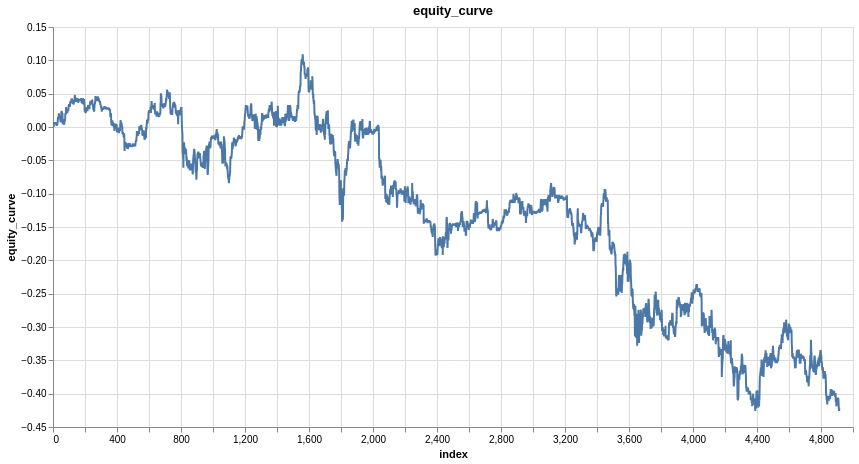

This figure's notebook cell:
### Markdown cell above
---
## 7. Trading Performance Evaluation

### 7.1 Basic Trade Simulation

We convert model predictions into trading signals:
- Positive prediction → Long position (buy)
- Negative prediction → Short position (sell)

**Trade Return:**
$$r_{trade} = \text{sign}(\hat{y}) \times r_{actual}$$

### Code cell
trade_results = pl.DataFrame({
    'y_hat': y_hat.squeeze(),
    'y': y_test.squeeze()
}).with_columns(
    # Check if prediction direction was correct
    (pl.col('y_hat').sign() == pl.col('y').sign()).alias('is_won'),
    # Trading signal (direction)
    pl.col('y_hat').sign().alias('signal'),
).with_columns(
    # Trade return (signal * actual return)
    (pl.col('signal') * pl.col('y')).alias('trade_log_return')
).with_columns(
    # Cumulative equity curve
    pl.col('trade_log_return').cum_sum().alias('equity_curve')
)
trade_results

# Visualize equity curve
plot_column(trade_results, 'equity_curve')

### Figure 1 — Vega specification as saved in the notebook (floating-point values rounded to 4 significant figures; data arrays with more than 128 entries replaced by an {"elided": "..."} marker saying what was removed)
{"$schema": "https://vega.github.io/schema/vega/v6.json", "data": [{"name": "param_1e9efca18e7a2868_store"}, {"name": "source_0", "values": {"elided": "4918 records"}}, {"name": "source_0_x_domain_index", "values": [{"min": 0, "max": 4917}]}, {"name": "source_0_y_domain_equity_curve", "values": [{"min": -0.426, "max": 0.109}]}], "signals": [{"name": "unit", "value": {}, "on": [{"events": "pointermove", "update": "isTuple(group()) ? group() : unit"}]}, {"name": "param_1e9efca18e7a2868", "update": "vlSelectionResolve(\"param_1e9efca18e7a2868_store\", \"union\")"}, {"name": "param_1e9efca18e7a2868_index", "on": [{"events": [{"source": "view", "type": "dblclick"}], "update": "null"}, {"events": {"signal": "param_1e9efca18e7a2868_translate_delta"}, "update": "panLinear(param_1e9efca18e7a2868_translate_anchor.extent_x, -param_1e9efca18e7a2868_translate_delta.x / width)"}, {"events": {"signal": "param_1e9efca18e7a2868_zoom_delta"}, "update": "zoomLinear(domain(\"x\"), param_1e9efca18e7a2868_zoom_anchor.x, param_1e9efca18e7a2868_zoom_delta)"}]}, {"name": "param_1e9efca18e7a2868_equity_curve", "on": [{"events": [{"source": "view", "type": "dblclick"}], "update": "null"}, {"events": {"signal": "param_1e9efca18e7a2868_translate_delta"}, "update": "panLinear(param_1e9efca18e7a2868_translate_anchor.extent_y, param_1e9efca18e7a2868_translate_delta.y / height)"}, {"events": {"signal": "param_1e9efca18e7a2868_zoom_delta"}, "update": "zoomLinear(domain(\"y\"), param_1e9efca18e7a2868_zoom_anchor.y, param_1e9efca18e7a2868_zoom_delta)"}]}, {"name": "param_1e9efca18e7a2868_tuple", "on": [{"events": [{"signal": "param_1e9efca18e7a2868_index || param_1e9efca18e7a2868_equity_curve"}], "update": "param_1e9efca18e7a2868_index && param_1e9efca18e7a2868_equity_curve ? {unit: \"\", fields: param_1e9efca18e7a2868_tuple_fields, values: [param_1e9efca18e7a2868_index,param_1e9efca18e7a2868_equity_curve]} : null"}]}, {"name": "param_1e9efca18e7a2868_tuple_fields", "value": [{"field": "index", "channel": "x", "type": "R"}, {"field": "equity_curve", "channel": "y", "type": "R"}]}, {"name": "param_1e9efca18e7a2868_translate_anchor", "value": {}, "on": [{"events": [{"source": "scope", "type": "pointerdown"}], "update": "{x: x(unit), y: y(unit), extent_x: domain(\"x\"), extent_y: domain(\"y\")}"}]}, {"name": "param_1e9efca18e7a2868_translate_delta", "value": {}, "on": [{"events": [{"source": "window", "between": [{"source": "scope", "type": "pointerdown"}, {"source": "window", "type": "pointerup"}], "type": "pointermove", "consume": true}], "update": "{x: param_1e9efca18e7a2868_translate_anchor.x - x(unit), y: param_1e9efca18e7a2868_translate_anchor.y - y(unit)}"}]}, {"name": "param_1e9efca18e7a2868_zoom_anchor", "on": [{"events": [{"source": "scope", "type": "wheel", "consume": true}], "update": "{x: invert(\"x\", x(unit)), y: invert(\"y\", y(unit))}"}]}, {"name": "param_1e9efca18e7a2868_zoom_delta", "on": [{"events": [{"source": "scope", "type": "wheel", "consume": true}], "update": "pow(1.001, event.deltaY * pow(16, event.deltaMode))", "force": true}]}, {"name": "param_1e9efca18e7a2868_modify", "on": [{"events": {"signal": "param_1e9efca18e7a2868_tuple"}, "update": "modify(\"param_1e9efca18e7a2868_store\", param_1e9efca18e7a2868_tuple, true)"}]}], "marks": [{"type": "line", "name": "marks", "from": {"data": "source_0"}, "sort": {"field": "x"}, "encode": {"update": {"x": {"field": "index", "scale": "x"}, "y": {"field": "equity_curve", "scale": "y"}, "defined": {"signal": "isValid(datum[\"index\"]) && isFinite(+datum[\"index\"]) && isValid(datum[\"equity_curve\"]) && isFinite(+datum[\"equity_curve\"])"}, "tooltip": {"signal": "{\"index\": format(datum[\"index\"], \"\"), \"equity_curve\": format(datum[\"equity_curve\"], \"\")}"}, "stroke": {"value": "#4c78a8"}}}, "style": ["line"], "clip": true, "interactive": true}], "scales": [{"name": "x", "type": "linear", "domain": [{"signal": "(data(\"source_0_x_domain_index\")[0] || {}).min"}, {"signal": "(data(\"source_0_x_domain_index\")[0] || {}).max"}], "range": [0, {"signal": "width"}], "zero": false, "domainRaw": {"signal": "param_1e9efca18e7a2868[\"index\"]"}, "nice": true}, {"name": "y", "type": "linear", "domain": [{"signal": "(data(\"source_0_y_domain_equity_curve\")[0] || {}).min"}, {"signal": "(data(\"source_0_y_domain_equity_curve\")[0] || {}).max"}], "range": [{"signal": "height"}, 0], "domainRaw": {"signal": "param_1e9efca18e7a2868[\"equity_curve\"]"}, "nice": true, "zero": true}], "axes": [{"scale": "x", "gridScale": "y", "orient": "bottom", "maxExtent": 0, "domain": false, "minExtent": 0, "labels": false, "aria": false, "zindex": 0, "grid": true, "tickCount": {"signal": "ceil(width/40)"}, "ticks": false}, {"scale": "y", "gridScale": "x", "maxExtent": 0, "ticks": false, "aria": false, "labels": false, "domain": false, "zindex": 0, "grid": true, "tickCount": {"signal": "ceil(height/40)"}, "minExtent": 0, "orient": "left"}, {"scale": "x", "grid": false, "title": "index", "orient": "bottom", "tickCount": {"signal": "ceil(width/40)"}, "zindex": 0, "labelFlush": true, "labelOverlap": true}, {"scale": "y", "orient": "left", "grid": false, "title": "equity_curve", "labelOverlap": true, "tickCount": {"signal": "ceil(height/40)"}, "zindex": 0}], "title": {"text": "equity_curve", "frame": "group"}, "background": "white", "padding": 5, "width": 800, "height": 400, "style": "cell"}
